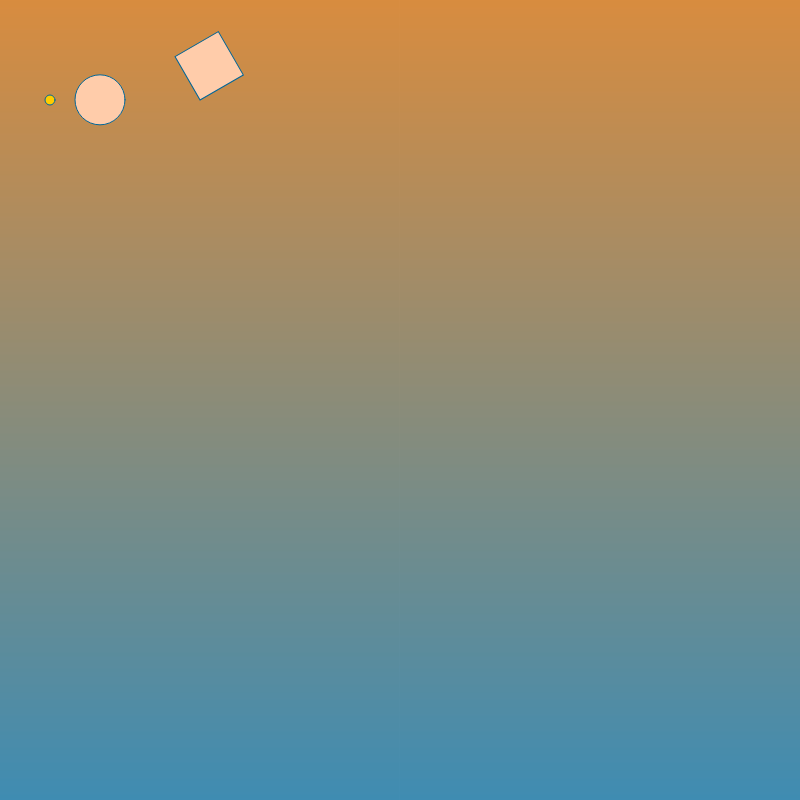
Frame 1 (no input)
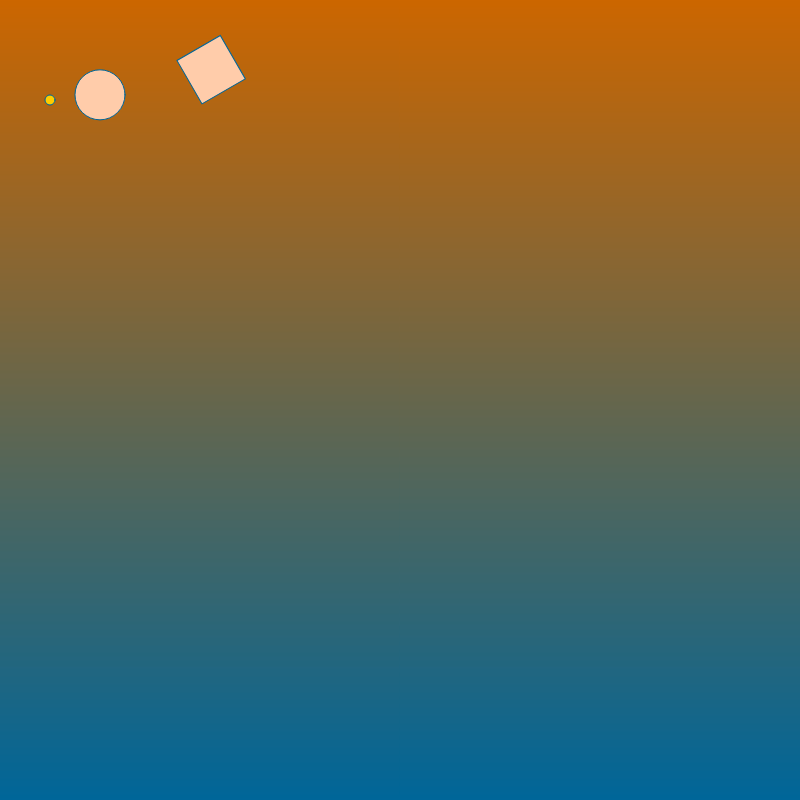
Frame 60 (no input)
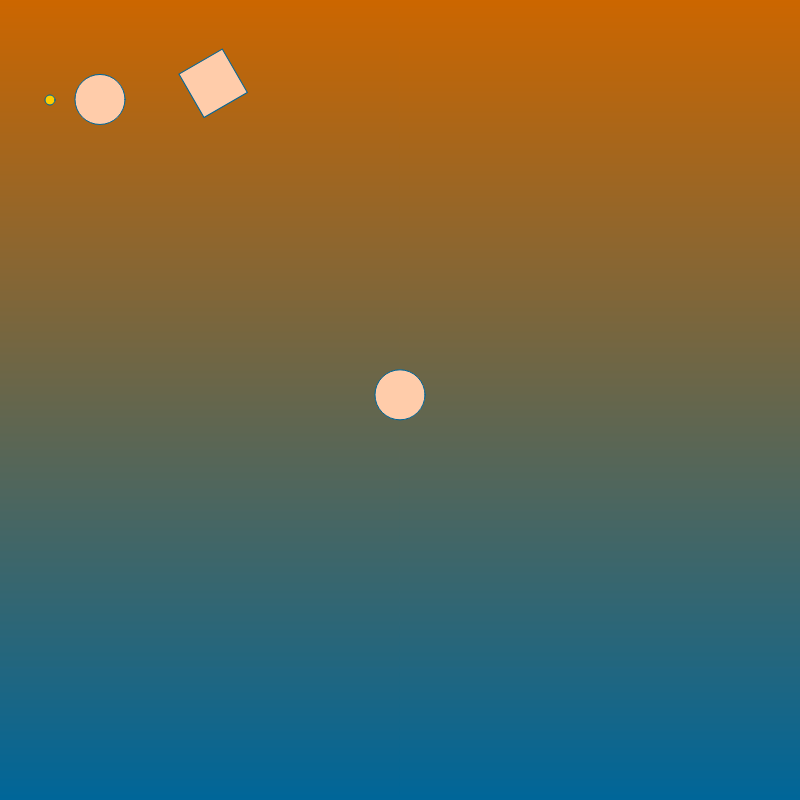
Frame 120 (the mouse pressed at the canvas centre since frame 60)

The p5.js sketch that drew these frames (run headless with seeded random() and noise() and a simulated clock; from frame 60 on, the mouse is pressed at the canvas centre):

// p5.js sketch
// ── sketch.js


//constants for gradient
const Y_AXIS = 1;
const X_AXIS = 2;

const gravity = 9.82; //Scalar

let totalTime = 0.0;

//New Classes
class rigidObject{
  constructor(mass, position, velocity, color){
    this.position = position;   //(p5.Vector)
    this.velocity = velocity;   //(p5.Vector)
    this.color = color;
    this.inv_Mass = 1/mass; // Scalar 
    this.elasticity = 0.5;
    this.rotation = 0;
    this.rotationalVelocity = 0;
  }

  impulseResponce(collistionPoint,collistionObject){
    var r_ap = collistionPoint.copy();
    r_ap.sub(this.position);

    var r_bp = collistionPoint.copy();
    r_bp.sub(collistionObject.position);
    
    var PointVelocity_A = this.velocity.copy();
    //PointVelocity_A.add(cross())
    
    if(1){//dynamic object collision
      //impulse = -(1+this.elasticity)
    } 
  }
  
  UpdatePosition(){
    let moveDist = this.velocity.copy()
    moveDist.mult(deltaTime/1000)
    this.position.add(moveDist)
  }
  
  UpdateVelocity(){
    const gravity_vector = new createVector(0, 9.82)
    let velChange = gravity_vector.copy().mult(deltaTime/1000)
    this.velocity.add(velChange)
  }
}

class rigidSpherical extends rigidObject{
  constructor(mass, pos, vel, color, radius){
    super(mass, pos, vel, color);
    this.radius = radius;
    this.inv_Momevt_of_inertia = radius*radius*mass*0.5;
  }

  RenderMe() {
    push()
    fill(this.color)
    translate(this.position.x,this.position.y);
    //Todo, rotate
    circle(0,0, this.radius)
    pop()
  }
}

class rigidRectangular extends rigidObject{
  constructor(mass, pos, vel, color, width, height){
    super(mass, pos, vel, color);
    this.width = width;
    this.height = height;
    this.inv_Moment_of_inertia = mass * (height^2 + width^2)/12; //https://en.wikipedia.org/wiki/List_of_moments_of_inertia
  }

  RenderMe(){
    push()
    fill(this.color)
    translate(this.position.x,this.position.y)
    rotate(PI/3);
    rect(-this.width/2,-this.height/2,this.width/2,this.height/2)
    pop()
  }

}

function DetectCollisions(theObjects) {
 for (var i = 0; i < theObjects.length;i++) {
  for (var j = i+1; j < theObjects.length; j++) {
    
  }
 }
}

let all_objects = new Array();

function setup() {

  let circlePos = new createVector(100, 100)
  let circleVel = new createVector(0, -10)
  let circleColor = color(255, 204, 170)

  all_objects.push(new rigidSpherical(1.0, circlePos, circleVel, circleColor, 50.0))
  
  all_objects.push(new rigidRectangular(1.0, new createVector(200,100),  new createVector(2,-1), circleColor,100,100))
  
  createCanvas(800, 800);
}

function mousePressed() {
  let circlePos = new createVector(mouseX, mouseY)
  let circleVel = new createVector(0, -10)
  let circleColor = color(255, 204, 170)

  all_objects.push(new rigidSpherical(1.0, circlePos, circleVel, circleColor, 50.0))
}

function draw() {

  totalTime += deltaTime/1000;
  //console.log(totalTime)

  //Physics loop
  all_objects.forEach(element => element.UpdatePosition())
  all_objects.forEach(element => element.UpdateVelocity())
  

  //Collision Detection
  DetectCollisions(all_objects);

  // Background
  setGradient(0, 0, 800, 800, Y_AXIS);
  
  
  
  
  //Render loop
  all_objects.forEach(element => element.RenderMe())
  
  

  //Example Code
  let circleColor = color(255, 204, 0)
  fill(color(255, 204, 0));
  circle(50, 100, 10);
}  

function setGradient(x, y, w, h, axis) {
  noFill();

  c1 = color(204, 102, 0);
  c2 = color(0, 102, 153);

  if (axis === Y_AXIS) {
    // Top to bottom gradient
    for (let i = y; i <= y + h; i++) {
      let inter = map(i, y, y + h, 0, 1);
      let c = lerpColor(c1, c2, inter);
      stroke(c);
      line(x, i, x + w, i);
    }
  }
}

// ── bilTable.css
html, body {
    height: 100%;
    font-family: 'DM Serif Display', serif;
  }

  body main{
    height: 100%;
    margin: 0;
    display: flex;
    
    justify-content: center;
  

    align-items: center;
  }
.test{
    height: 10vh;
    background-color:  ; 
   padding-top: 10px;
    top: 0;
}
h1 {
   
    color: rgb(81, 81, 94);
    margin-left: 10px;
  }
.body{
    width: 100vw;
    height:calc(100vh - 10vh);
    justify-content: center;
    align-items: center;


}
